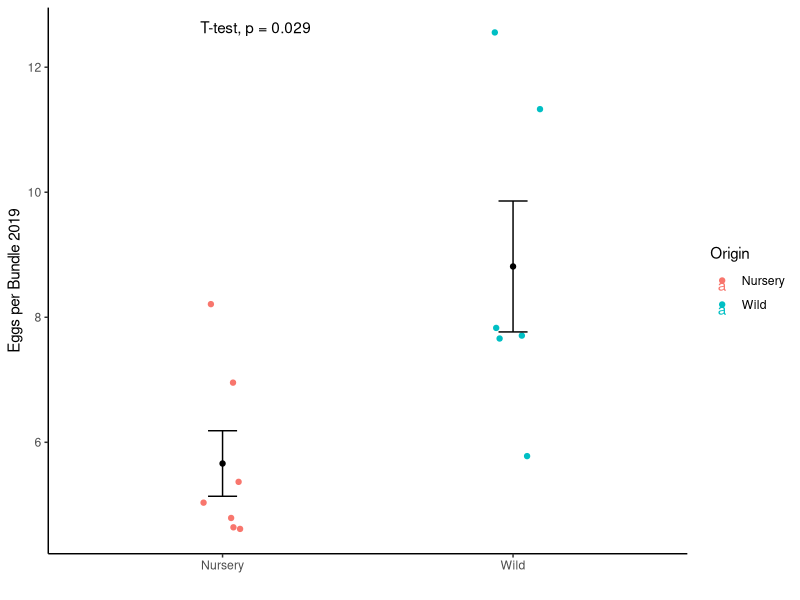
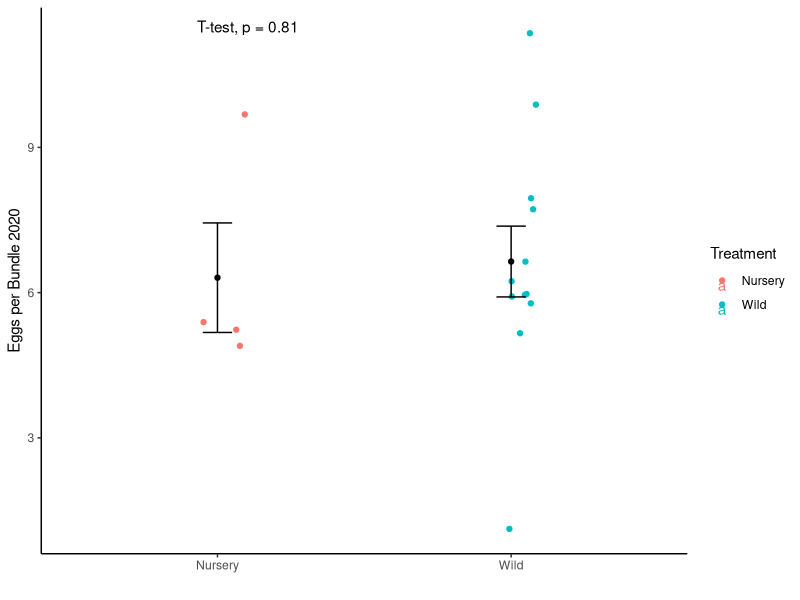

The R source for these figures, in order: (Note: this script raises an error after producing the figures.)
## ---- chunk 1
#load libraries
library(tidyverse)
library(Hmisc)
library(lubridate)
library(tidyr)
library(ggpubr)

# load data 
##set working directory to where ever you saved it and then tab into RAnalysis within Apul_Spawning_Nurs.vs.Wild

setwd("~/Documents/Dennis_URI_Stats_Work/Apul_Spawning_Nurs.vs.Wild/RAnalysis") # my local drive so the working directory will be different for others when they git clone my directory
eggs.per.bundle_2019 <- read.csv('Data/Oct_2019/Eggs.per.bundle.counts.csv', header=T, sep=",")


## ---- chunk 2

eggs.per.bundle <- eggs.per.bundle_2019 %>%
  group_by(Sample_ID, Origin ) %>%
  summarise(Mean.eggs = mean(Num.Eggs))

eggs.per.bundle %>%
  ggplot(aes(x = Origin, y = Mean.eggs, color = Origin)) +
  labs(x = "", y = "Eggs per Bundle 2019") +
  geom_jitter(width = 0.1) +                                            # Plot all points
  stat_summary(fun.data = "mean_cl_normal", fun.args = list(mult = 1),    # Plot standard error
               geom = "errorbar", color = "black", width = 0.1) +
  stat_summary(fun = mean, geom = "point", color = "black") +          # Plot mean
  theme_classic() +
  stat_compare_means(method = "t.test") #adding t.test comparisons/significance to ggplots


## ---- chunk 3
t.test(Mean.eggs~Origin, data = eggs.per.bundle) #Statistically significant if p-value <0.05
## ---- chunk 4
eggs.per.bundle2 <-read.csv('Data/Oct_2020/Eggs.per.bundle_2020.csv', header=T, sep=",")
eggs.per.bundle2.0 <- filter(eggs.per.bundle2, !is.na(Num.Eggs)) #getting rid of all NA values for num eggs column

eggs.per.bundle_2020 <- eggs.per.bundle2.0 %>%
  filter(Species=="A.pulchra") %>% #Filtering out A. cyatherea
  filter(Origin=="Mahana" | Origin=="Nursery") %>% #filtering out A.pulchra from Manava, Linareva 
  filter(Treatment=="Nursery" | Treatment=="Wild") %>% #filtering out A.pulchra that was outplanted
  group_by(Sample_ID, Species, Origin, Treatment) %>% #Grouping all the wanted variables
  summarise(Mean.eggs = mean(Num.Eggs)) #Summarizing all the wells for each sample-ID and providing new Mean.eggs per sample

eggs.per.bundle_2020 %>%
  ggplot(aes(x = Treatment, y = Mean.eggs, color = Treatment)) +
  labs(x ="", y = "Eggs per Bundle 2020") +
  geom_jitter(width = 0.1) +                                            # Plot all points
  stat_summary(fun.data = "mean_cl_normal", fun.args = list(mult = 1),    # Plot standard error
               geom = "errorbar", color = "black", width = 0.1) +
  stat_summary(fun = mean, geom = "point", color = "black") +          # Plot mean
  theme_classic() + 
  stat_compare_means(method = "t.test") #adding t.test comparisons/significance to ggplots

## ---- chunk 5
t.test(Mean.eggs~Origin, data = eggs.per.bundle_2020) #Statistically significant if p-value <0.05
## ---- chunk 6

#Make new column for 2019 to break out Spawn.Date into YMD separately

epb19 <- eggs.per.bundle_2019 %>%
  mutate(Spawn.Date = ymd(Spawn.Date)) %>%
  mutate(year = year(Spawn.Date)) %>%
  mutate(Treatment = Origin) %>%
  group_by(Spawn.Date, year, Species, Sample_ID, Origin, Well.Num, Num.Eggs)

#make a new column for year from Spawn.Date in 2020 data set
epb20 <- eggs.per.bundle2.0 %>%
  filter(Species=="A.pulchra") %>% 
  filter(Origin=="Mahana" | Origin=="Nursery") %>%
  filter(Treatment=="Nursery" | Treatment=="Wild") %>%
  mutate(Spawn.Date = ymd(Spawn.Date)) %>%
  mutate(year = year(Spawn.Date)) %>%
  group_by(Spawn.Date, year, Species, Sample_ID, Origin, Treatment, Well.Num, Num.Eggs)

#Merge epb19 and epb20 data sets to be able to compare the data between both
epb_19_20 <- full_join(epb19, epb20,
                        by = c("Spawn.Date", "Species", "Sample_ID", "Origin", "Treatment", "Well.Num", "Num.Eggs", "year"))

#summarize the mean eggs per bundle for each sample_ID
epb_19_20_final <- epb_19_20 %>% 
  group_by(Sample_ID, Treatment, year) %>%
  summarise(Mean.eggs = mean(Num.Eggs))

## ---- chunk 7
Fig.1 <- epb_19_20_final %>% 
  ggplot(aes(x = Treatment, y = Mean.eggs, color = Treatment)) +
  labs(x ="Treatment", y = "Eggs per Bundle") +
  facet_wrap(~year) +
  geom_jitter(width = 0.1) +                                            # Plot all points
  stat_summary(fun.data = "mean_cl_normal", fun.args = list(mult = 1),    # Plot standard error
               geom = "errorbar", color = "black", width = 0.1) +
  stat_summary(fun = mean, geom = "point", color = "black") +          # Plot mean
  theme_classic() + 
  stat_compare_means(method = "t.test") #adding t.test comparisons/significance to ggplots
Fig.1

## ---- chunk 8

#Two_Anova Stats
model1 <- aov(Mean.eggs ~ Treatment*year, data = epb_19_20_final)
plot(model1, 1)
plot(model1, 2)
anova(model1)


## ---- chunk 9
#2019 Data:______________

egg.size <-read.csv('Data/Oct_2019/2019_October_Egg_Size.csv', header=T, sep=",") #read file and create variable

#filter and summarize for the mean of the longest diameter (Diameter1_long) by Sample_ID and Origin
egg.size.mean <- egg.size %>% 
  group_by(Sample_ID, Origin ) %>%
  summarise(Mean.size = mean(Diameter1_long))

#2020 Data:______________

egg.size2 <-read.csv('Data/Oct_2020/2020_October_Egg_Size.csv', header=T, sep=",")

egg.size2.mean <- egg.size2 %>%
  group_by(Sample_ID, Origin) %>%
  summarise(Mean.size = mean(Diam_long_mm))

#Merge and Plot 2019 and 2020_______________________________________________________

#Making year column and limiting number of columns so when full join it is cohesive/they all have same columns
es19 <- egg.size %>%
  mutate(Date = ymd(Date)) %>% #formatting Date 
  mutate(year = year(Date)) %>% #adding a year column
  mutate(Treatment = Origin) %>%
  group_by(Sample_ID, Treatment, year) %>%
  summarise(Mean.size = mean(Diameter1_long))

#adding a treatment column in 2020 data that has Wild and Nursery based off of values/strings in Origin  
egg.size2.0 <- egg.size2 %>% 
  mutate(Treatment = case_when(
    endsWith(Origin, "a") ~ "Wild",
    endsWith(Origin, "y") ~ "Nursery",
  )) #adding a treatment column

es20 <- egg.size2.0 %>%
  mutate(Date = ymd(Date)) %>% #formatting Date 
  mutate(year = year(Date)) %>% #adding a year column
  group_by(Sample_ID, Treatment, year) %>%
  summarise(Mean.size = mean(Diam_long_mm))

#Merge es19 and es20
es_19_20 <- full_join(es19, es20)

#plot both 2019 and 2020 Egg Size (will include t-test for each year) - saving it as Fig 2
Fig.2 <- es_19_20 %>% 
  ggplot(aes(x = Treatment, y = Mean.size, color = Treatment)) +
  labs(x ="Treatment", y = "Egg Diameter (mm)") +
  facet_wrap(~year) +
  geom_jitter(width = 0.1) +                                            # Plot all points
  stat_summary(fun.data = "mean_cl_normal", fun.args = list(mult = 1),    # Plot standard error
               geom = "errorbar", color = "black", width = 0.1) +
  stat_summary(fun = mean, geom = "point", color = "black") +          # Plot mean and standard error
  theme_classic() + 
  stat_compare_means(method = "t.test") #list out the t-test for each year under facet wrap
Fig.2

#Stats (Anova to compare means between treatment and year) - in tandem with t-test on figure allow to parse apart specifics (couldnt get TukeyHSD to work)
model2 <- aov(Mean.size ~ Treatment*year, data = es_19_20)
summary(model2)
plot(model2, 1) #plotting residuals
plot(model2, 2) #plotting the normality to see if it look normally distributed
anova(model2)

## ---- chunk 10
#Egg Ratio__________________________________________________________

#2019
egg.size <-read.csv('Data/Oct_2019/2019_October_Egg_Size.csv', header=T, sep=",") #Load 2019 data
egg.size$ratio <- egg.size$Diameter1_long/egg.size$Diameter2_short #make a ratio

egg.ratio19 <- egg.size %>%
  mutate(Date = ymd(Date)) %>% #formatting Date 
  mutate(year = year(Date)) %>% #adding a year column
  mutate(Treatment = Origin) %>%
  group_by(Sample_ID, Treatment, year) %>%
  summarise(Mean.ratio = mean(ratio))

#2020
egg.size2 <-read.csv('Data/Oct_2020/2020_October_Egg_Size.csv', header=T, sep=",")
egg.size2$ratio <- egg.size2$Diam_long_mm/egg.size2$Diam_short_mm #make a ratio

#adding a treatment column that has Wild and Nursery based off of values/strings in Origin
egg.size2.0 <- egg.size2 %>% 
  mutate(Treatment = case_when(
    endsWith(Origin, "a") ~ "Wild",
    endsWith(Origin, "y") ~ "Nursery",
  )) 

#Adding a year column and summarizing to same columns as 2019 before combining them
egg.ratio20 <- egg.size2.0 %>%
  mutate(Date = ymd(Date)) %>% #formatting Date 
  mutate(year = year(Date)) %>% #adding a year column
  group_by(Sample_ID, Treatment, year) %>%
  summarise(Mean.ratio = mean(ratio))

#Merge and Compare

egg_ratio_19_20 <- full_join(egg.ratio19, egg.ratio20)

Fig.3 <- egg_ratio_19_20 %>%
  ggplot(aes(x = Treatment, y = Mean.ratio, color = Treatment)) +
  labs(x = "Treatment", y = "Egg Diameter Ratio") +
  facet_wrap(~year) +
  geom_jitter(width = 0.1) +                                            # Plot all points
  stat_summary(fun.data = mean_cl_normal, fun.args = list(mult = 1),    # Plot standard error
               geom = "errorbar", color = "black", width = 0.1) +
  stat_summary(fun = mean, geom = "point", color = "black") +          # Plot mean
  theme_classic() + 
  stat_compare_means(method = "t.test") #adding t.test comparisons/significance to ggplots
Fig.3

#Stats (T-test within year, Anova to compare means between treatment and year)
t.test(Mean.ratio ~ Treatment, data = egg.ratio19) #Statistically significant if p-value <0.05
t.test(Mean.ratio ~ Treatment, data = egg.ratio20) #Statistically significant if p-value <0.05

model3 <- aov(Mean.ratio ~ Treatment*year, data = egg_ratio_19_20)
plot(model3, 1)
plot(model3, 2)
anova(model3)

## ---- chunk 11
#2019__________________________________________________________________________________________
#standard curve to get SA
wax.stds<-read.csv('Data/Oct_2019/wax.standards_1.csv', header=T, sep=",")
wax.stds$delta.mass.g <- wax.stds$weight2.g - wax.stds$weight1.g
plot(surface.area.cm2~delta.mass.g, data = wax.stds)
model <- lm(surface.area.cm2~delta.mass.g , data = wax.stds)
abline(model, col = "red")
summary(model)

#Calculate Surface Area based off of standards for experimental fragments
SA<-read.csv('Data/Oct_2019/Apul_Wax_Data.csv', header=T, sep=",")
SA$surface.area.cm2 <- (model$coefficients[2]*(SA$waxedmass.g - SA$mass.g)) + model$coefficients[1]

# load Fecundity data 
Oct.fec <- read.csv('Data/Oct_2019/2019_October_Fecundity.csv', header=T, sep=",")

Oct.fec_1 <- Oct.fec %>%
  mutate(Date = ymd(Date)) %>% #formatting Date 
  mutate(year = year(Date)) %>%
  mutate(treatment = Origin) %>%
  group_by(sample_id, treatment, year) %>%
  summarise(tot.eggs = sum(Total_number))

#merging the surface areas with the egg count file for 2019
Oct.fec_1.0 <- left_join(Oct.fec_1, SA, by="sample_id") 

#calculating fecundity once and for all
Oct.fec_1.0$fecundity <-Oct.fec_1.0$tot.eggs/Oct.fec_1.0$surface.area.cm2 

#Make figure for these fecundity data 

Oct.fec_1.0 %>%
  ggplot(aes(x = treatment, y = fecundity, color = treatment)) +
  labs(x = "Treatment", y = "Fecundity eggs/cm2", color = "Treatment") +
  geom_jitter(width = 0.1) +                                            # Plot all points
  stat_summary(fun.data = mean_cl_normal, fun.args = list(mult = 1),    # Plot standard error
               geom = "errorbar", color = "black", width = 0.1) +
  stat_summary(fun = mean, geom = "point", color = "black") +          # Plot mean
  theme_classic()

#stats
#t.test(fecundity~treatment, data = Oct.fec_1.0) #not enough observations (only one for wild so cannot run t.test)
## ---- chunk 12

wax.stds2<-read.csv('Data/Oct_2020/wax.standards_1.csv', header=T, sep=",")
wax.stds2$delta.mass.g <- wax.stds2$weight2.g - wax.stds2$weight1.g

#calculate the surface area of standards
wax.stds2 <- wax.stds2 %>%
  mutate(surface.area.cm2 = (4*pi*(diameter/2)^2))

#Look at standards and make sure R^2 value is greater than .95
plot(surface.area.cm2~delta.mass.g, data = wax.stds2)
model <- lm(surface.area.cm2~delta.mass.g , data = wax.stds2)
abline(model, col = "red")
summary(model)

#Calculate the Surface Areas for all 2020 Acropora pulchra samples - need to filter since multiple species and sites present for this data set
SA_2<-read.csv('Data/Oct_2020/Fecundity_Surface_Area.csv', header=T, sep=",") %>%
  filter(species == "A.pulchra") %>%
  filter(origin=="Mahana" | origin=="Nursery") %>%
  filter(treatment == "Wild" | treatment == "Nursery")

SA_2$surface.area.cm2 <- (model$coefficients[2]*(SA_2$weight2.g - SA_2$weight1.g)) + model$coefficients[1]
 
#filtering egg counts in 2020 for just Wild (Mahana site only) and Acropora pulchra
Oct.fec_2 <- read.csv('Data/Oct_2020/2020_October_Fecundity_counts.csv', header=T, sep=",")
Oct.fec_2.0 <- Oct.fec_2 %>%
  filter(!is.na(Total_number)) %>%
  filter(Species == "A. pulchra") %>%
  filter(Origin == "Wild" | Origin == "Nursery") %>%
  group_by(sample_id, Origin) %>%
  summarise(tot.eggs = sum(Total_number))

#Join all Surface areas with egg counts
Oct.fec_final <- left_join(SA_2, Oct.fec_2.0, by="sample_id")
Oct.fec_final$fecundity <-Oct.fec_final$tot.eggs/Oct.fec_final$surface.area.cm2

#plotting 2020 data
Oct.fec_final %>%
  ggplot(aes(x = treatment, y = fecundity, color = treatment)) +
  labs(x = "Treatment", y = "Fecundity eggs/cm2") +
  geom_jitter(width = 0.1) +                                            # Plot all points
  stat_summary(fun.data = mean_cl_normal, fun.args = list(mult = 1),    # Plot standard error
               geom = "errorbar", color = "black", width = 0.1) +
  stat_summary(fun = mean, geom = "point", color = "black") +          # Plot mean
  theme_classic() +
  stat_compare_means(method = "t.test")

#stats for 2020
#stats
t.test(fecundity~treatment, data = Oct.fec_final) #Statistically significant if p-value <0.05
## ---- chunk 13
#Simplifying 2019 data set to just display sample_id, treatment, year, and fecundity columns
fec.19_final <- subset(Oct.fec_1.0, select = c("sample_id", "treatment", "year", "fecundity")) 

#cleaning up 2020 data in same way but 2020 did not have year in it so had to add it in.
fec.20_final <- Oct.fec_final %>%
  mutate(spawn.date = ymd(spawn.date)) %>% 
  mutate(year = year(spawn.date)) %>%
  subset(select = c("sample_id", "treatment", "year", "fecundity"))

#Merging 2019 with 2020
fec_19_20 <- full_join(fec.19_final, fec.20_final) 

#Final figure saved as Fig.4
Fig.4 <- fec_19_20 %>%
  ggplot(aes(x = treatment, y = fecundity, color = treatment)) +
  labs(x = "Treatment", y = "Fecundity (eggs/cm2)", color = "Treatment") +
  facet_wrap(~year) +
  geom_jitter(width = 0.1) +                                            # Plot all points
  stat_summary(fun.data = mean_cl_normal, fun.args = list(mult = 1),    # Plot standard error
               geom = "errorbar", color = "black", width = 0.1) +
  stat_summary(fun = mean, geom = "point", color = "black") +          # Plot mean
  theme_classic() +
  stat_compare_means(method = "t.test")
Fig.4

#Two_Way Anova for Fecundity - all model numbers correspond to the figure numbers
model4 <- aov(fecundity ~ treatment*year, data = fec_19_20)
plot(model4, 1)
plot(model4, 2)
anova(model4)

## ---- chunk 14
#Putting all figures together into one large Figure. It looks better as a PDF which is what I did in my actual script file
Rep_Char_Fig_Final <- ggarrange(Fig.1,Fig.2,Fig.3,Fig.4, ncol = 2, nrow = 2)
Rep_Char_Fig_Final

## ---- chunk 15

fert <-read.csv('Data/Oct_2019/2019_October_Fertilization_specific_crosses.csv', header=T, sep=",")

#Making proportions and standardizing columns names between 2019 and 2020 if they were to be compared but they won't as of yet
fert_final <- fert %>%
  mutate(prop = (Fertilized_eggs/fert$Total_eggs)) %>%
  mutate(Temp.Treatment = Temperature) %>% 
  mutate(Male.Colony = Colony_Male) %>% #aligning all the male colonies
  mutate(Female.Colony = Colony_Female) %>%
  mutate(Temp.Treatment = as.factor(Temp.Treatment)) %>% #making temperature a factor not numeric
  mutate(Tube.Number = Tube_Number) %>%
  summarise(Tube.Number, Temp.Treatment, Male.Colony, Female.Colony, year, prop)

#plot by Male Colony and listing the average proportion values per temperature treatment for eggs from each colony that it was crossed with

fert_final %>%
  ggplot(aes(x = Female.Colony, y = prop, group = Temp.Treatment, color = Temp.Treatment)) +
  geom_jitter(width = 0.1)  +
  scale_color_manual(values=c("cyan", "coral")) +
  stat_summary(fun.data = mean_cl_normal, fun.args = list(mult = 1),    # Plot standard error
               geom = "errorbar", color = "black", width = 0.1) +
  stat_summary(fun = mean, geom = "point", color = "black") +          # Plot mean
  facet_wrap(~ Male.Colony) +
  labs(x = "Female Colonies", y = "Proportion Fertilized", color = "Treatment") +
  theme_bw()

## ---- chunk 16

#STATS - (only on crosses which had more than zero and their reciprocals)
#Some sort of nest approach needed but right now do not know what that is so in mean time running t.test on all  temperature treatments of each cross, requires filtering and then t.test

#C7 female and C14 male (significant - mean for ambient double the amount of the heat)
C7.f_C14.m_27C <- filter(fert_final, Male.Colony == "C14" & Female.Colony == "C7" & Temp.Treatment == 27)
C7.f_C14.m_31C <- filter(fert_final, Male.Colony == "C14" & Female.Colony == "C7" & Temp.Treatment == 31)
t.test(C7.f_C14.m_27C$prop, C7.f_C14.m_31C$prop)

#C14 female and C7 male (not significant) - means are basically zero.
C7.m_C14.f_27C <- filter(fert_final, Male.Colony == "C7" & Female.Colony == "C14" & Temp.Treatment == 27)
C7.m_C14.f_31C <- filter(fert_final, Male.Colony == "C7" & Female.Colony == "C14" & Temp.Treatment == 31)
t.test(C7.m_C14.f_27C$prop, C7.m_C14.f_31C$prop)

#C8 female and C14 male (significant - ambient five times larger than heat)
C8.f_C14.m_27C <- filter(fert_final, Male.Colony == "C14" & Female.Colony == "C8" & Temp.Treatment == 27)
C8.f_C14.m_31C <- filter(fert_final, Male.Colony == "C14" & Female.Colony == "C8" & Temp.Treatment == 31)
t.test(C8.f_C14.m_27C$prop, C8.f_C14.m_31C$prop)

#C14 female and C8 male (not significant)
C8.m_C14.f_27C <- filter(fert_final, Male.Colony == "C8" & Female.Colony == "C14" & Temp.Treatment == 27)
C8.m_C14.f_31C <- filter(fert_final, Male.Colony == "C8" & Female.Colony == "C14" & Temp.Treatment == 31)
t.test(C8.m_C14.f_27C$prop, C8.m_C14.f_31C$prop)

## ---- chunk 17

fert2 <-read.csv('Data/Oct_2020/2020_Fertilization_Success.csv', header=T, sep=",")

#Getting the sums of all the eggs and fertilized eggs by tube number and making a proportion column - represents fert success
fert2_final <- fert2 %>% 
  mutate(Date.Crossed = ymd(Date.Crossed)) %>%
  mutate(year = year(Date.Crossed)) %>%
  group_by(Tube.Number, Temp.Treatment, Male.Colony, Female.Colony, year) %>%
  summarise(tot.fert = sum(Fert.Eggs), tot.eggs = sum(Total.Eggs)) %>% #sum all eggs and fert egg counts for each tube
  mutate(prop=(tot.fert/tot.eggs)) %>% #make proportion of fertilized eggs and total egg counts
  filter(!is.na(prop)) %>% #take out all NA values in prop column
  mutate(Temp.Treatment = as.factor(Temp.Treatment)) #making sure it is seeing Temp as Factor not numeric

#Simplifying data set to just the columns I want
fert2_final <- fert2_final %>%
  summarise(Tube.Number, Temp.Treatment, Male.Colony, Female.Colony, year, prop)

#plotting figure
fert2_final %>%
  ggplot(aes(x = Female.Colony, y = prop, group = Temp.Treatment, color = Temp.Treatment)) +
  geom_jitter(width = 0.1)  +
  scale_color_manual(values=c("cyan", "coral")) +
  stat_summary(fun.data = mean_cl_normal, fun.args = list(mult = 1),    # Plot standard error
               geom = "errorbar", color = "black", width = 0.1) +
  stat_summary(fun = mean, geom = "point", color = "black") +          # Plot mean
  facet_wrap(~ Male.Colony) +
  labs(x = "Female Colonies", y = "Proportion Fertilized") +
  theme_bw()
